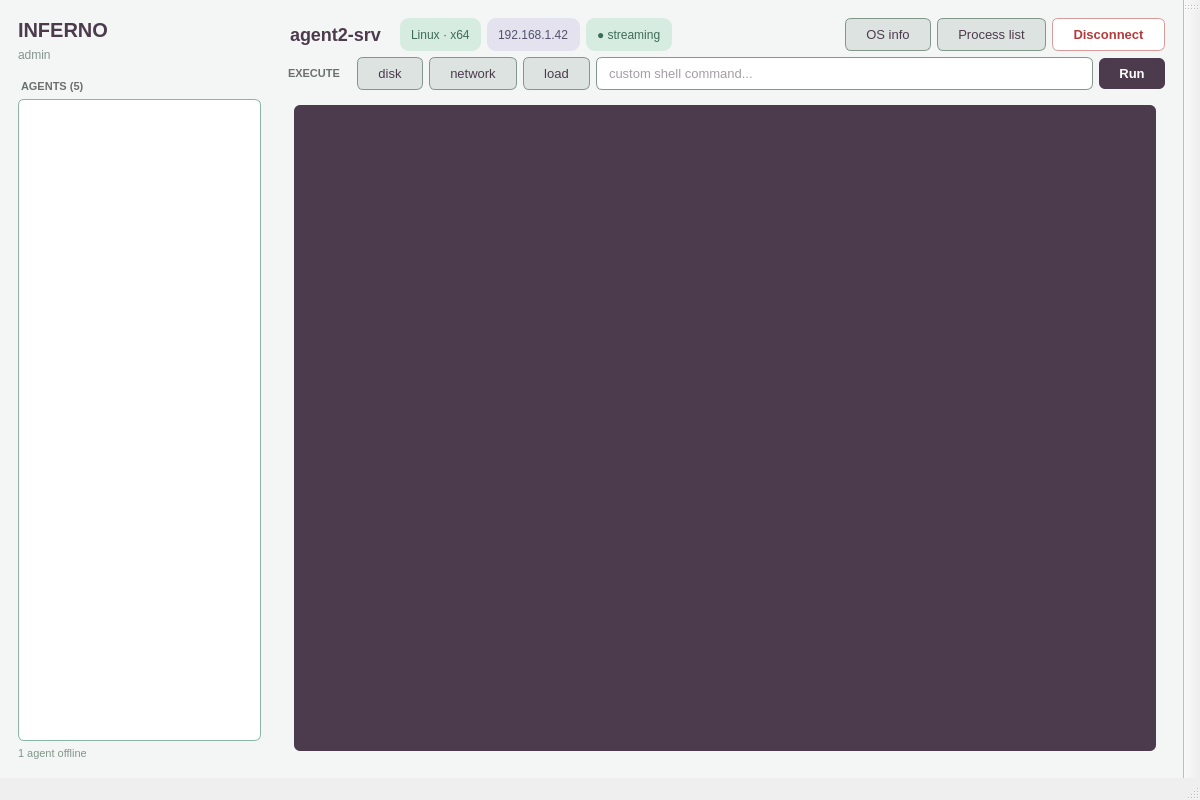
<?xml version="1.0" encoding="UTF-8"?>
<ui version="4.0">
 <class>MainWindow</class>
 <widget class="QMainWindow" name="MainWindow">
  <property name="geometry">
   <rect>
    <x>0</x>
    <y>0</y>
    <width>1200</width>
    <height>800</height>
   </rect>
  </property>
  <property name="windowTitle">
   <string>INFERNO</string>
  </property>
  <widget class="QWidget" name="centralwidget">
   <property name="styleSheet">
    <string notr="true">QWidget#centralwidget, QWidget#contentArea, QWidget#mainPanel {
    background-color: #F4F6F5;
}
QListWidget, QListView {
    background-color: #ffffff;
    border: 1px solid #89B6A5;
    border-radius: 6px;
    padding: 4px;
    color: #4C3B4D;
    font-size: 13px;
}
QListWidget::item {
    padding: 6px 8px;
    border-radius: 4px;
}
QListWidget::item:selected {
    background-color: #C9EDDC;
    color: #4C3B4D;
}
QLineEdit {
    background-color: #ffffff;
    border: 1px solid #82968C;
    border-radius: 6px;
    padding: 7px 10px;
    color: #4C3B4D;
    font-size: 13px;
}
QLineEdit:focus {
    border: 1px solid #4C3B4D;
}
QPushButton {
    background-color: #4C3B4D;
    color: #ffffff;
    border: none;
    border-radius: 6px;
    padding: 8px 20px;
    font-weight: bold;
    font-size: 13px;
}
QPushButton:hover {
    background-color: #6A706E;
}
QPushButton:pressed {
    background-color: #82968C;
}
QPushButton#osInfoButton, QPushButton#processListButton, QPushButton#presetDfButton, QPushButton#presetNetstatButton, QPushButton#presetTopButton {
    background-color: #dde3e0;
    color: #4C3B4D;
    border: 1px solid #82968C;
    font-weight: normal;
}
QPushButton#disconnectButton {
    background-color: #ffffff;
    color: #b23b3b;
    border: 1px solid #d99a9a;
}
QPushButton#osInfoButton:hover, QPushButton#processListButton:hover, QPushButton#disconnectButton:hover, QPushButton#presetDfButton:hover, QPushButton#presetNetstatButton:hover, QPushButton#presetTopButton:hover {
background-color: #eef1f0;
}
QPushButton#osInfoButton:pressed, QPushButton#processListButton:pressed, QPushButton#disconnectButton:pressed, QPushButton#presetDfButton:pressed, QPushButton#presetNetstatButton:pressed, QPushButton#presetTopButton:pressed {
background-color: #dfe4e2;
}
QTextEdit {
    background-color: #4C3B4D;
    color: #C9EDDC;
    border: none;
    border-radius: 6px;
    padding: 10px;
    font-family: "Consolas", monospace;
    font-size: 12px;
}QLabel#brandLabel {
color: #4C3B4D;
font-size: 20px;
font-weight: bold;
}
QLabel#subtitleLabel {
color: #82968C;
font-size: 12px;
}
QLabel#agentsLabel {
color: #6A706E;
font-size: 11px;
font-weight: bold;
padding-top: 12px;
}
QLabel#executeLabel {
color: #6A706E;
font-size: 11px;
font-weight: bold;
padding-right: 8px;
}
QLabel#offlineLabel {
color: #82968C;
font-size: 11px;
}QLabel#agentNameLabel {
color: #4C3B4D;
font-size: 18px;
font-weight: bold;
padding-right: 8px;
}
QLabel#osBadge, QLabel#ipBadge, QLabel#statusBadge {
font-size: 12px;
padding: 2px 8px;
border-radius: 9px;
}
QLabel#osBadge {
background-color: #d6ece1;
color: #3f6b58;
}
QLabel#ipBadge {
background-color: #e4e2ee;
color: #52506b;
}
QLabel#statusBadge {
background-color: #d6ece1;
color: #3f6b58;
}
QLabel#statusBadge[streaming="false"] {
background-color: #f5dcdb;
color: #8c3b38;
}
QLabel#agentItemName {
color: #4C3B4D;
font-size: 13px;
}
QLabel#agentItemDetails {
color: #82968C;
font-size: 11px;
}
QLabel#agentStatusDot {
color: #89B6A5;
font-size: 14px;
}
QLabel#agentStatusDot[online="false"] {
color: #C0504D;
}QFrame#metricCard {
background-color: #ffffff;
border: 1px solid #e2e6e4;
border-radius: 8px;
}
QLabel#metricTitle {
color: #6A706E;
font-size: 12px;
}
QLabel#metricValue {
color: #2f2833;
font-size: 26px;
font-weight: 500;
}
QLabel#metricSubtitle {
color: #9aa0a0;
font-size: 11px;
}
QLabel#sectionTitle {
color: #6A706E;
font-size: 11px;
font-weight: bold;
padding-top: 8px;
}
QWidget#processGrid {
background-color: #ffffff;
border: 1px solid #e2e6e4;
border-radius: 8px;
}
QLabel#processCell {
color: #4C3B4D;
font-size: 13px;
font-weight: 700;
}
QLabel#processPid {
color: #4C3B4D;
font-size: 13px;
font-weight: normal;
}
QLabel#processHeaderCell {
color: #9aa0a0;
font-size: 12px;
}
QLabel#processFooter {
color: #9aa0a0;
font-size: 12px;
}
QProgressBar#processBar {
background-color: #e8ebe9;
border: none;
border-radius: 3px;
}
QProgressBar#processBar::chunk {
background-color: #7fae94;
border-radius: 3px;
}
QProgressBar#processBar[high="true"]::chunk {
background-color: #e0b062;
}
QLabel#processStatus {
color: #5a9b78;
font-size: 13px;
}
QWidget#processSeparator {
background-color: #eef0ef;
}</string>
   </property>
   <layout class="QHBoxLayout" name="horizontalLayout">
    <item>
    <widget class="QWidget" name="sidebar" native="true">
          <layout class="QVBoxLayout" name="sidebarLayout">
           <item>
            <widget class="QLabel" name="brandLabel">
             <property name="text">
              <string>INFERNO</string>
             </property>
            </widget>
           </item>
           <item>
            <widget class="QLabel" name="subtitleLabel">
             <property name="text">
              <string>admin</string>
             </property>
            </widget>
           </item>
           <item>
            <widget class="QLabel" name="agentsLabel">
             <property name="text">
              <string>AGENTS (5)</string>
             </property>
            </widget>
           </item>
           <item>
            <widget class="QListWidget" name="agentList"/>
           </item>
           <item>
            <widget class="QLabel" name="offlineLabel">
             <property name="text">
              <string>1 agent offline</string>
             </property>
            </widget>
           </item>
          </layout>
         </widget>
    </item>
    <item>
     <widget class="QWidget" name="mainPanel" native="true">
      <layout class="QVBoxLayout" name="verticalLayout">
      <item>
              <layout class="QHBoxLayout" name="headerRow">
               <item>
                <widget class="QLabel" name="agentNameLabel">
                 <property name="text">
                  <string>agent2-srv</string>
                 </property>
                </widget>
               </item>
               <item>
                <widget class="QLabel" name="osBadge">
                 <property name="text">
                  <string>Linux · x64</string>
                 </property>
                </widget>
               </item>
               <item>
                <widget class="QLabel" name="ipBadge">
                 <property name="text">
                  <string>192.168.1.42</string>
                 </property>
                </widget>
               </item>
               <item>
                <widget class="QLabel" name="statusBadge">
                 <property name="text">
                  <string>● streaming</string>
                 </property>
                </widget>
               </item>
               <item>
                <spacer name="headerSpacer">
                 <property name="orientation">
                  <enum>Qt::Horizontal</enum>
                 </property>
                 <property name="sizeHint" stdset="0">
                  <size>
                   <width>180</width>
                   <height>20</height>
                  </size>
                 </property>
                </spacer>
               </item>
               <item>
                <widget class="QPushButton" name="osInfoButton">
                 <property name="text">
                  <string>OS info</string>
                 </property>
                </widget>
               </item>
               <item>
                <widget class="QPushButton" name="processListButton">
                 <property name="text">
                  <string>Process list</string>
                 </property>
                </widget>
               </item>
               <item>
                <widget class="QPushButton" name="disconnectButton">
                 <property name="text">
                  <string>Disconnect</string>
                 </property>
                </widget>
               </item>
              </layout>
             </item>
       <item>
        <layout class="QHBoxLayout" name="executeRow">
        <item>
                  <widget class="QLabel" name="executeLabel">
                   <property name="text">
                    <string>EXECUTE</string>
                   </property>
                  </widget>
                 </item>
         <item>

              <widget class="QPushButton" name="presetDfButton">
               <property name="sizePolicy">
                <sizepolicy hsizetype="Fixed" vsizetype="Fixed">
                 <horstretch>0</horstretch>
                 <verstretch>0</verstretch>
                </sizepolicy>
               </property>
               <property name="text">
                <string>disk</string>
               </property>
              </widget>
             </item>
             <item>
                       <widget class="QPushButton" name="presetNetstatButton">
                        <property name="sizePolicy">
                         <sizepolicy hsizetype="Fixed" vsizetype="Fixed">
                          <horstretch>0</horstretch>
                          <verstretch>0</verstretch>
                         </sizepolicy>
                        </property>
                        <property name="text">
                         <string>network</string>
                        </property>
                       </widget>
                      </item>
                      <item>
                       <widget class="QPushButton" name="presetTopButton">
                        <property name="sizePolicy">
                         <sizepolicy hsizetype="Fixed" vsizetype="Fixed">
                          <horstretch>0</horstretch>
                          <verstretch>0</verstretch>
                         </sizepolicy>
                        </property>
                        <property name="text">
                         <string>load</string>
                        </property>
                       </widget>
                      </item>
             <item>
          <widget class="QLineEdit" name="commandEdit">
           <property name="placeholderText">
            <string>custom shell command...</string>
           </property>
          </widget>
         </item>

         <item>
          <widget class="QPushButton" name="runButton">
           <property name="sizePolicy">
            <sizepolicy hsizetype="Fixed" vsizetype="Fixed">
             <horstretch>0</horstretch>
             <verstretch>0</verstretch>
            </sizepolicy>
           </property>
           <property name="text">
            <string>Run</string>
           </property>
          </widget>
         </item>
        </layout>
       </item>
       <item>
               <widget class="QScrollArea" name="contentScroll">
                <property name="widgetResizable">
                 <bool>true</bool>
                </property>
                <property name="frameShape">
                 <enum>QFrame::NoFrame</enum>
                </property>
                <widget class="QWidget" name="contentArea">
                 <layout class="QVBoxLayout" name="contentLayout">
                  <item>
                   <widget class="QTextEdit" name="outputView">
                    <property name="readOnly">
                     <bool>true</bool>
                    </property>
                   </widget>
                  </item>
                 </layout>
                </widget>
               </widget>
              </item>
      </layout>
     </widget>
    </item>
   </layout>
  </widget>
  <widget class="QMenuBar" name="menubar">
   <property name="geometry">
    <rect>
     <x>0</x>
     <y>0</y>
     <width>800</width>
     <height>25</height>
    </rect>
   </property>
  </widget>
  <widget class="QStatusBar" name="statusbar"/>
  <widget class="QToolBar" name="toolBar">
   <property name="windowTitle">
    <string>toolBar</string>
   </property>
   <attribute name="toolBarArea">
    <enum>RightToolBarArea</enum>
   </attribute>
   <attribute name="toolBarBreak">
    <bool>false</bool>
   </attribute>
  </widget>
 </widget>
 <resources/>
 <connections/>
</ui>
